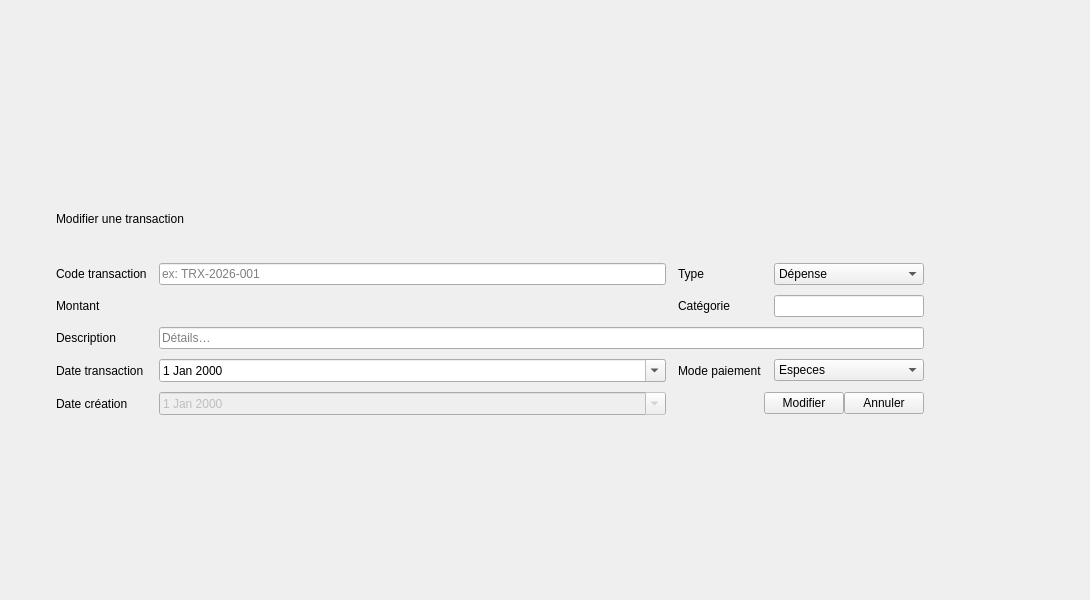
            <widget class="QWidget" name="modifierF">
             <widget class="QFrame" name="OverlayFinance_2">
              <property name="geometry">
               <rect>
                <x>40</x>
                <y>10</y>
                <width>1041</width>
                <height>581</height>
               </rect>
              </property>
              <property name="frameShape">
               <enum>QFrame::Shape::NoFrame</enum>
              </property>
              <layout class="QVBoxLayout" name="overlayFinanceLayout_2">
               <property name="leftMargin">
                <number>0</number>
               </property>
               <property name="topMargin">
                <number>0</number>
               </property>
               <property name="rightMargin">
                <number>0</number>
               </property>
               <property name="bottomMargin">
                <number>0</number>
               </property>
               <item>
                <spacer name="ovTop_2">
                 <property name="orientation">
                  <enum>Qt::Orientation::Vertical</enum>
                 </property>
                 <property name="sizeHint" stdset="0">
                  <size>
                   <width>20</width>
                   <height>40</height>
                  </size>
                 </property>
                </spacer>
               </item>
               <item>
                <widget class="QFrame" name="PopupFinanceCard_2">
                 <property name="minimumSize">
                  <size>
                   <width>760</width>
                   <height>260</height>
                  </size>
                 </property>
                 <property name="maximumSize">
                  <size>
                   <width>900</width>
                   <height>400</height>
                  </size>
                 </property>
                 <property name="frameShape">
                  <enum>QFrame::Shape::NoFrame</enum>
                 </property>
                 <layout class="QVBoxLayout" name="popupFinanceCardLayout_2">
                  <property name="spacing">
                   <number>12</number>
                  </property>
                  <property name="leftMargin">
                   <number>16</number>
                  </property>
                  <property name="topMargin">
                   <number>16</number>
                  </property>
                  <property name="rightMargin">
                   <number>16</number>
                  </property>
                  <property name="bottomMargin">
                   <number>16</number>
                  </property>
                  <item>
                   <widget class="QLabel" name="PopupTitleFinance_2">
                    <property name="text">
                     <string>Modifier une transaction</string>
                    </property>
                   </widget>
                  </item>
                  <item>
                   <layout class="QGridLayout" name="popupFinanceGrid_2">
                    <property name="horizontalSpacing">
                     <number>12</number>
                    </property>
                    <property name="verticalSpacing">
                     <number>10</number>
                    </property>
                    <item row="0" column="0">
                     <widget class="QLabel" name="LblCode_2">
                      <property name="text">
                       <string>Code transaction</string>
                      </property>
                     </widget>
                    </item>
                    <item row="0" column="1">
                     <widget class="QLineEdit" name="FormCode_2">
                      <property name="placeholderText">
                       <string>ex: TRX-2026-001</string>
                      </property>
                     </widget>
                    </item>
                    <item row="0" column="2">
                     <widget class="QLabel" name="LblFType_2">
                      <property name="text">
                       <string>Type</string>
                      </property>
                     </widget>
                    </item>
                    <item row="0" column="3">
                     <widget class="QComboBox" name="FormType_2">
                      <item>
                       <property name="text">
                        <string>Dépense</string>
                       </property>
                      </item>
                      <item>
                       <property name="text">
                        <string>Revenu</string>
                       </property>
                      </item>
                     </widget>
                    </item>
                    <item row="1" column="0">
                     <widget class="QLabel" name="LblAmount_2">
                      <property name="text">
                       <string>Montant</string>
                      </property>
                     </widget>
                    </item>
                    <item row="1" column="2">
                     <widget class="QLabel" name="LblCat2_2">
                      <property name="text">
                       <string>Catégorie</string>
                      </property>
                     </widget>
                    </item>
                    <item row="2" column="0">
                     <widget class="QLabel" name="LblDesc_2">
                      <property name="text">
                       <string>Description</string>
                      </property>
                     </widget>
                    </item>
                    <item row="2" column="1" colspan="3">
                     <widget class="QLineEdit" name="FormDesc_2">
                      <property name="placeholderText">
                       <string>Détails…</string>
                      </property>
                     </widget>
                    </item>
                    <item row="3" column="0">
                     <widget class="QLabel" name="LblDate2_2">
                      <property name="text">
                       <string>Date transaction</string>
                      </property>
                     </widget>
                    </item>
                    <item row="3" column="1">
                     <widget class="QDateEdit" name="FormDate_2">
                      <property name="calendarPopup">
                       <bool>true</bool>
                      </property>
                     </widget>
                    </item>
                    <item row="3" column="2">
                     <widget class="QLabel" name="LblPay_2">
                      <property name="text">
                       <string>Mode paiement</string>
                      </property>
                     </widget>
                    </item>
                    <item row="3" column="3">
                     <widget class="QComboBox" name="FormPayMode_2">
                      <item>
                       <property name="text">
                        <string>Especes</string>
                       </property>
                      </item>
                      <item>
                       <property name="text">
                        <string>Cheque</string>
                       </property>
                      </item>
                      <item>
                       <property name="text">
                        <string>Virement</string>
                       </property>
                      </item>
                      <item>
                       <property name="text">
                        <string>Carte bancaire</string>
                       </property>
                      </item>
                      <item>
                       <property name="text">
                        <string>Facture</string>
                       </property>
                      </item>
                      <item>
                       <property name="text">
                        <string>Remboursement</string>
                       </property>
                      </item>
                     </widget>
                    </item>
                    <item row="4" column="0">
                     <widget class="QLabel" name="LblCreated_2">
                      <property name="text">
                       <string>Date création</string>
                      </property>
                     </widget>
                    </item>
                    <item row="4" column="1">
                     <widget class="QDateEdit" name="FormCreatedAt_2">
                      <property name="enabled">
                       <bool>false</bool>
                      </property>
                      <property name="calendarPopup">
                       <bool>true</bool>
                      </property>
                     </widget>
                    </item>
                    <item row="4" column="2" colspan="2">
                     <layout class="QHBoxLayout" name="popupFinanceButtons_2">
                      <item>
                       <spacer name="pfSpacer_2">
                        <property name="orientation">
                         <enum>Qt::Orientation::Horizontal</enum>
                        </property>
                        <property name="sizeHint" stdset="0">
                         <size>
                          <width>40</width>
                          <height>20</height>
                         </size>
                        </property>
                       </spacer>
                      </item>
                      <item>
                       <widget class="QPushButton" name="BtnPopupSaveFinance_2">
                        <property name="text">
                         <string>Modifier</string>
                        </property>
                       </widget>
                      </item>
                      <item>
                       <widget class="QPushButton" name="BtnPopupCancelFinance_2">
                        <property name="text">
                         <string>Annuler</string>
                        </property>
                       </widget>
                      </item>
                     </layout>
                    </item>
                    <item row="1" column="3">
                     <widget class="QLineEdit" name="FormCategory_2">
                      <property name="maximumSize">
                       <size>
                        <width>150</width>
                        <height>16777215</height>
                       </size>
                      </property>
                      <property name="placeholderText">
                       <string/>
                      </property>
                     </widget>
                    </item>
                   </layout>
                  </item>
                 </layout>
                </widget>
               </item>
               <item>
                <spacer name="ovBottom_2">
                 <property name="orientation">
                  <enum>Qt::Orientation::Vertical</enum>
                 </property>
                 <property name="sizeHint" stdset="0">
                  <size>
                   <width>20</width>
                   <height>40</height>
                  </size>
                 </property>
                </spacer>
               </item>
              </layout>
             </widget>
            </widget>
